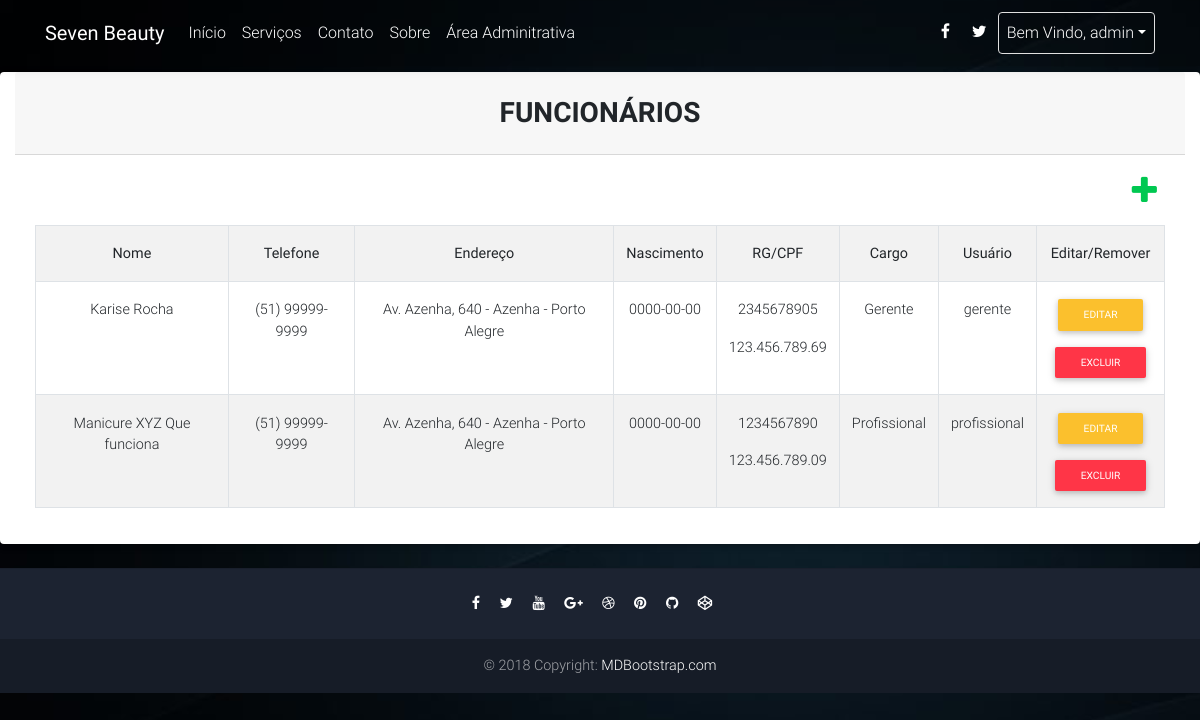
/list_employees.php (signed in), run on the app's committed database.
### tables this page shows
CREATE TABLE `pessoas` (
  `id` bigint(20) UNSIGNED NOT NULL,
  `nome` varchar(50) NOT NULL,
  `sobrenome` varchar(50) NOT NULL,
  `telefone` varchar(25) NOT NULL,
  `endereco` varchar(200) NOT NULL,
  `nascimento` date NOT NULL,
  `rg` varchar(20) NOT NULL,
  `cpf` varchar(20) NOT NULL,
  `ativo` tinyint(1) NOT NULL
);

CREATE TABLE `cargos` (
  `id` bigint(20) UNSIGNED NOT NULL,
  `nome` varchar(30) NOT NULL
);

CREATE TABLE `usuarios` (
  `id` bigint(20) UNSIGNED NOT NULL,
  `nome` varchar(30) NOT NULL,
  `senha` varchar(30) NOT NULL,
  `access_level` int(11) NOT NULL
);

### dao/DBConnection.php (called while the page is built, shortened)
<?php
Class DBConnection{
	private $database = 'seven_beauty';
	private $host = 'localhost';
	private $user = 'root';
	private $pass = '';
	private $link;
	function connect(){
		$this->link = mysqli_connect($this->host, $this->user, $this->pass);
		mysqli_select_db($this->link, $this->database);
		return TRUE;
	}
	function query($query){
		return mysqli_query($this->link, $query) ;
	}
	function selectOne($query){
		$result = $this->selectMultiple($query);
		if($result){
			$result = mysqli_fetch_array($result);
		}
		return $result;
	}
	function selectMultiple($query){
		return $this->query($query);
	}
}

### dao/Dao.php (called while the page is built, shortened)
<?php
class Dao {
	protected $db;
	protected $nome_tabela;
	function __construct($nome_tabela){
		$this->db = new DBConnection();
		$this->nome_tabela = $nome_tabela;
	}
	function buscaPorPropriedade($propriedade, $valor){
		return "SELECT * FROM ".$this->nome_tabela." WHERE ".$propriedade ." = '".$valor."';";
	}
	function buscaAtivos(){
		$query = $this->buscaPorPropriedade("ativo", VERDADEIRO);
		$result = $this->db->selectMultiple($query);
		if($result){
			$num_rows = mysqli_num_rows($result);
			$ativos = [];
			for($i=0; $i < $num_rows; $i++){
	            $row = mysqli_fetch_array($result);
	            array_push($ativos, $this->fetchObjeto($row));
	        }
	        return $ativos;
    	}
		return FALSO;
	}
	function buscaById($id){
		$query = "SELECT * FROM ".$this->nome_tabela." WHERE id = ".$id.";";
		$result = $this->db->selectOne($query);
		if($result){
			return $this->fetchObjeto($result);
		}
		return FALSE;
	}
}

### dao/GerenteDao.php (called while the page is built, shortened)
<?php
class GerenteDao extends Dao {
	function fetchObjeto($row){
		$id = $row['id'];
		$dao = new FuncionarioDao();
		$funcionario = $dao->buscaById($id);
		$idPessoa = $funcionario->getIdPessoa();
		$nome = $funcionario->getNome();
		$sobrenome = $funcionario->getSobrenome();
		$telefone = $funcionario->getTelefone();
		$endereco = $funcionario->getEndereco();
		$bairro = $funcionario->getBairro();
		$cidade = $funcionario->getCidade();
		$nascimento = $funcionario->getNascimento();
		$rg = $funcionario->getRG();
		$cpf = $funcionario->getCPF();
		$cargo = $funcionario->getCargo();
		$ativo = $funcionario->getAtivo();
		$usuario = $funcionario->getUsuario();
		return new Gerente($id, $idPessoa, $nome, $sobrenome, $telefone, $endereco, $bairro, $cidade, $nascimento, $rg, $cpf, $cargo, $usuario, $ativo);
	}
}

### dao/FuncionarioDao.php (called while the page is built, shortened)
<?php
class FuncionarioDao extends Dao {
	function fetchObjeto($row){
		$id = $row['id'];
		$ativo = $row['ativo'];
		$idPessoa = $row['id_pessoa'];
		$idUsuario = $row['id_usuario'];
		$idCargo = $row['id_cargo'];
		$dao = new PessoaDao();
		$pessoa = $dao->buscaById($idPessoa);
		$dao = new CargoDao();
		$cargo = $dao->buscaById($idCargo);
		$dao = new UsuarioDao();
		$usuario = $dao->buscaById($idUsuario);
		$nome = $pessoa->getNome();
		$sobrenome = $pessoa->getSobrenome();
		$telefone = $pessoa->getTelefone();
		$endereco = $pessoa->getEndereco();
		$bairro = $pessoa->getBairro();
		$cidade = $pessoa->getCidade();
		$nascimento = $pessoa->getNascimento();
		$rg = $pessoa->getRG();
		$cpf = $pessoa->getCPF();
		return new Funcionario($id, $idPessoa, $nome, $sobrenome, $telefone, $endereco, $bairro, $cidade, $nascimento, $rg, $cpf, $cargo, $usuario, $ativo);
	}
}

### dao/PessoaDao.php (called while the page is built, shortened)
<?php
class PessoaDao extends Dao {
	function fetchObjeto($row){
		$id = $row['id'];
		$nome = stripslashes($row['nome']);
		$sobrenome = stripslashes($row['sobrenome']);
		$telefone = stripslashes($row['telefone']);
		$nascimento = stripslashes($row['nascimento']);
		$rg = stripslashes($row['rg']);
		$cpf = stripslashes($row['cpf']);
		$ativo = $row['ativo'];
		$enderecoCompleto = stripslashes($row['endereco']);
		$endList = explode(" - ", $enderecoCompleto);
		$endereco = "";
		$bairro = "";
		$cidade = "";
		if(isset($endList[0]))
			$endereco = $endList[0];
		if(isset($endList[1]))
			$bairro = $endList[1];
		if(isset($endList[2]))
			$cidade = $endList[2];
		return new Pessoa($id, $nome, $sobrenome, $telefone, $endereco, $bairro, $cidade, $nascimento, $rg, $cpf, $ativo);
	}
}

### dao/CargoDao.php (called while the page is built, shortened)
<?php
class CargoDao extends Dao {
	function fetchObjeto($row){
		$id = $row['id'];
		$nome = stripslashes($row['nome']);
		return new Cargo($id, $nome);
	}
}

### dao/UsuarioDao.php (called while the page is built, shortened)
<?php
class UsuarioDao extends Dao {
	function fetchObjeto($row){
		$id = $row['id'];
		$nome = stripslashes($row['nome']);
		$senha = stripslashes($row['senha']);
		$nivelAcesso = $row['access_level'];
		return new Usuario($id, $nome, $senha, $nivelAcesso);
	}
}

### model/Pessoa.php (called while the page is built, shortened)
<?php
class Pessoa {
	private $nome;
	function __construct($id, $nome, $sobrenome, $telefone, $endereco, $bairro, $cidade, $nascimento, $rg, $cpf, $ativo){
		$this->nome = $nome;
	}
	function getNome(){
		return $this->nome;
	}
}

### list_employees.php (the view, shortened to what this page needs)
<!DOCTYPE html>
<html lang="en">
<head>
  <?php require_once("head.php") ?>
</head>
<body style="background-image: url('img/beauty/admin_background.jpg');  background-size: cover;">
  <?php require_once("navbar.php") ?>
  <main class="mt-5 pt-4">
    <div class="container col-12">
      <div class="row d-flex justify-content-center">
        <div class="card col-12">
            <h3 class="card-header text-center font-weight-bold text-uppercase py-4">Funcionários</h3>
            <div class="card-body">
                <div id="table" class="table-editable">
                    <span class="table-add float-right mb-3 mr-2"><a href="<?php echo ROUTE.REGISTER_EMPLOYEE ?>" class="text-success"><i class="fa fa-plus fa-2x" aria-hidden="true"></i></a></span>
                    <table class="table table-bordered table-responsive-md table-striped text-center">
                        <tr>
                            <th class="text-center">Nome</th>
                            <th class="text-center">Telefone</th>
                            <th class="text-center">Endereço</th>
                            <th class="text-center">Nascimento</th>
                            <th class="text-center">RG/CPF</th>
                            <th class="text-center">Cargo</th>
                            <th class="text-center">Usuário</th>
                            <th class="text-center">Editar/Remover</th>
                        </tr>
                        <?php
                            $dao = new GerenteDao();
                            $gerentes = $dao->buscaAtivos();
                            $funcionarios = array_merge($gerentes, array());
                            $size = count($funcionarios);
                            if($size > 0):
                        ?>
                            <?php
                                foreach($funcionarios as $funcionario):
                            ?>
                                <tr>
                                    <td class="pt-3-half">
                                        <?php echo $funcionario->getNome()." ".$funcionario->getSobrenome(); ?>
                                    </td>
                                    <td class="pt-3-half">
                                        <?php echo $funcionario->getTelefone(); ?>
                                    </td>
                                    <td class="pt-3-half">
                                        <?php echo $funcionario->getEndereco()." - ".$funcionario->getBairro()." - ".$funcionario->getCidade(); ?>
                                    </td>
                                    <td class="pt-3-half">
                                        <?php echo $funcionario->getNascimento(); ?>
                                    </td>
                                    <td class="pt-3-half">
                                        <?php echo $funcionario->getRG()."<p></p>".$funcionario->getCPF(); ?>
                                    </td>
                                    <td class="pt-3-half">
                                        <?php echo $funcionario->getCargo()->getNome(); ?>
                                    </td>
                                    <td class="pt-3-half">
                                        <?php echo $funcionario->getUsuario()->getNome(); ?>
                                    </td>
                                    <td>
                                        <span class="edit-client"><a href="<?php echo ROUTE.EDIT_EMPLOYEE.'?employee_id='.$funcionario->getId().'&job_position='.$funcionario->getCargo()->getId() ?>"><button type="button" class="btn btn-yellow btn-rounded btn-sm my-0">Editar</button></a></span>
                                        <span class="remove-client"><a href="<?php echo ROUTE.SERVICE_REMOVE.'?identifier='.$funcionario->getId().'&job_position='.$funcionario->getCargo()->getId().'&class=funcionario' ?>"><button type="button" class="btn btn-danger btn-rounded btn-sm my-0">Excluir</button></a></span>
                                    </td>
                                </tr>
                            <?php endforeach; ?>
                        <?php else: ?>
                            <div class="offset-4 col-4 text-center">Nenhum resultado encontrado.</div>
                        <?php endif; ?>
                    </table>
                </div>
            </div>
        </div>
    </div>
  </main>
  <?php require_once("footer.php") ?>
</body>
</html>

### list_employees.php (style rules this page uses)
.pt-3-half { padding-top: 1.4rem; }

### data on the page
pessoas: nome "Karise", sobrenome "Rocha", telefone "(51) 99999-9999", endereco "Av. Azenha, 640", endereco "Azenha", endereco "Porto Alegre", nascimento "0000-00-00", rg "2345678905", cpf "123.456.789.69"
cargos: nome "Gerente"
usuarios: nome "gerente"
pessoas: nome "Manicure XYZ", sobrenome "Que funciona", telefone "(51) 99999-9999", endereco "Av. Azenha, 640", endereco "Azenha", endereco "Porto Alegre", nascimento "0000-00-00", rg "1234567890", cpf "123.456.789.09"
cargos: nome "Profissional"
usuarios: nome "profissional"

### other printed values
$_SESSION['current_user'] "admin"
